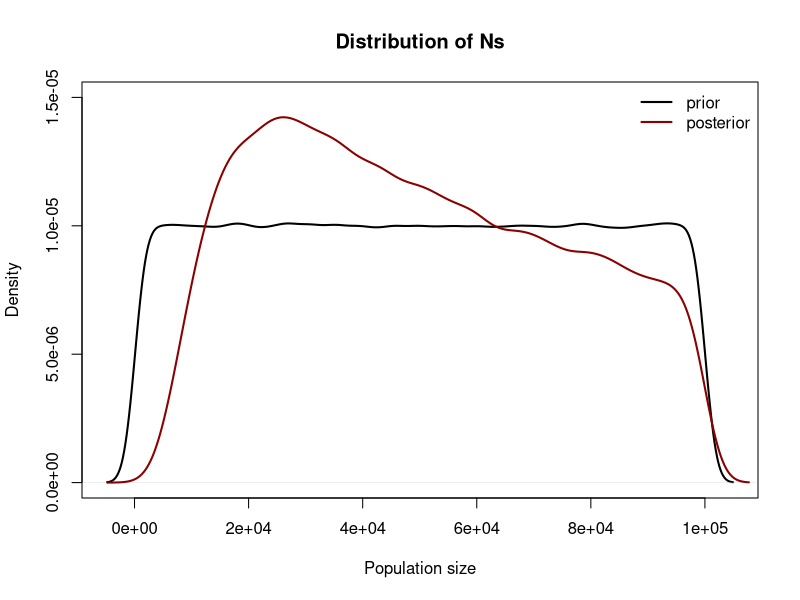
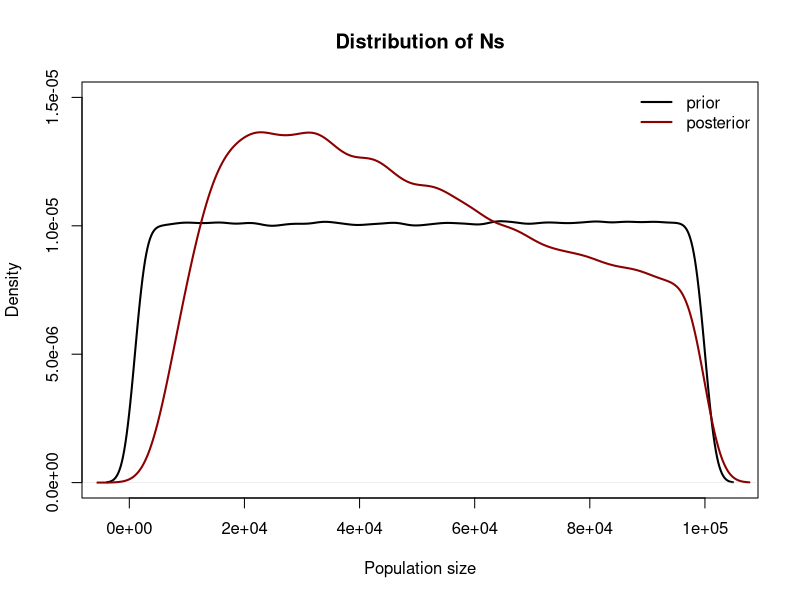
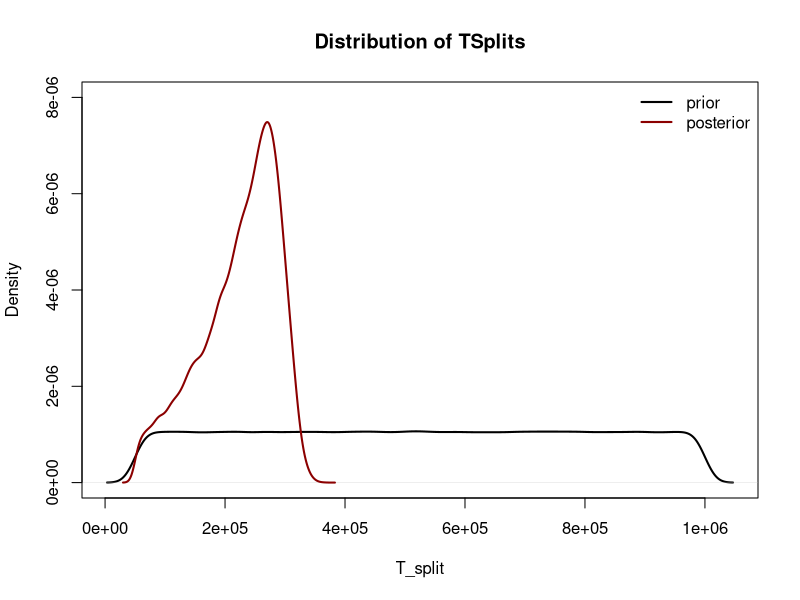
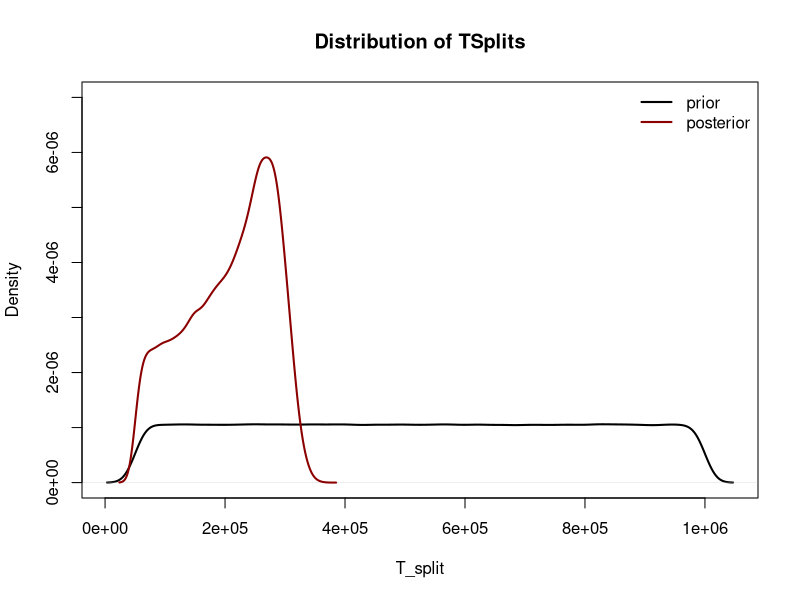
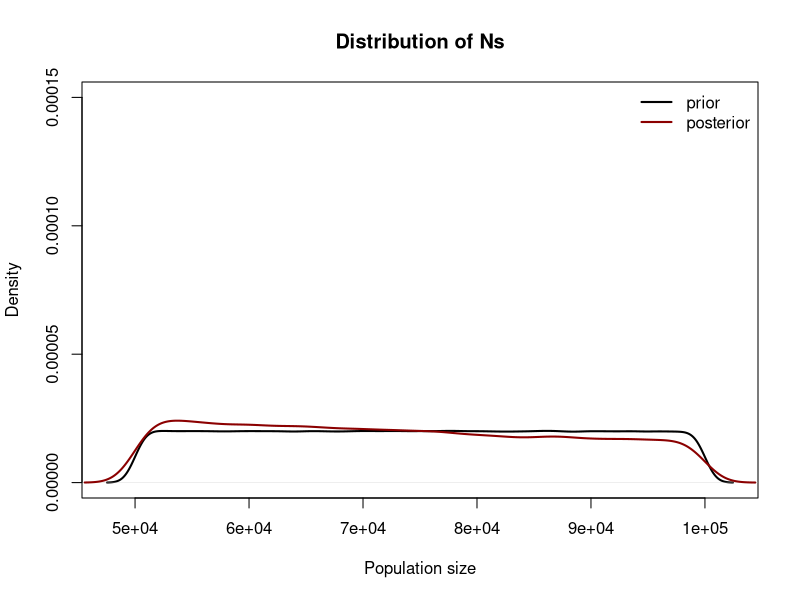
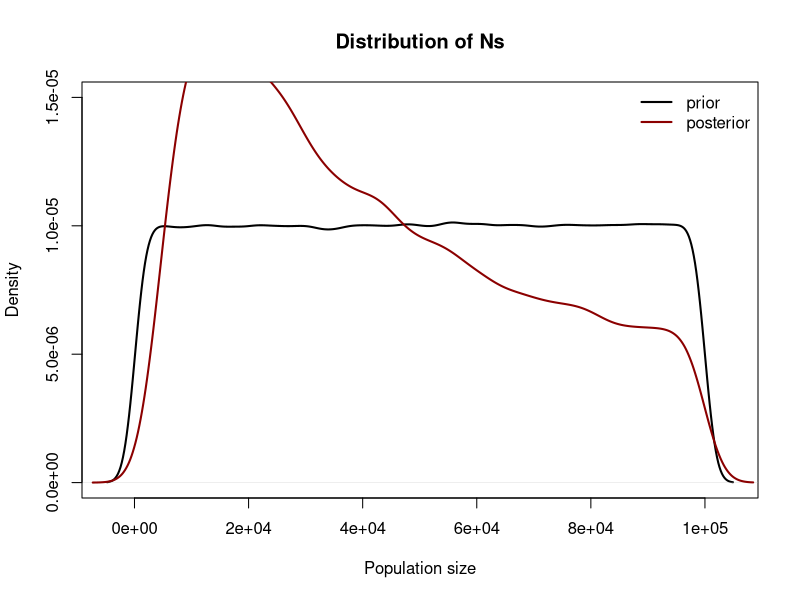
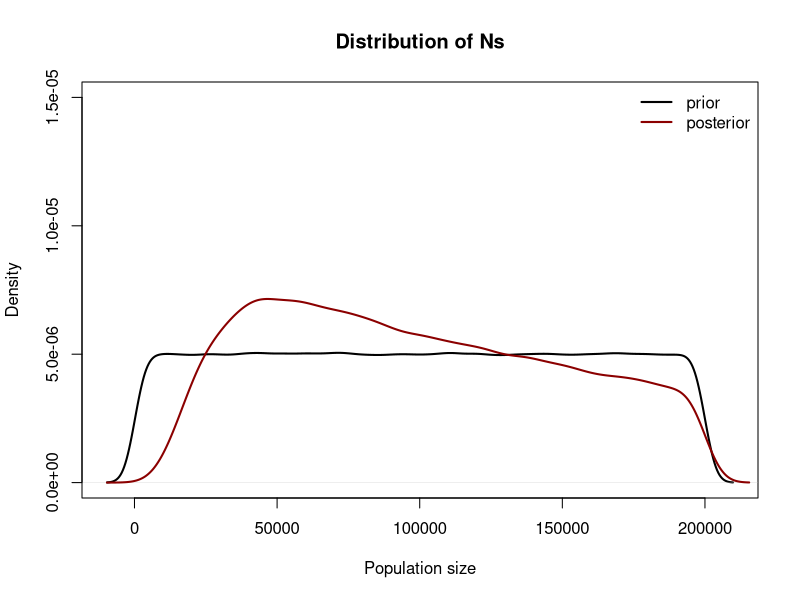

The R source for these figures, in order:
## ---- chunk 1
# Draw Ns from distribution --------
reps <- 1e6
min = 100; max = 100000
N <- runif(reps, min, max)
# Mean should be min+max/2
(min+max)/2; mean(N)
## ---- chunk 2
# Generate coalescent times ---------
rates <- 1/(N) # Only 1 Y chromosome in males...
coal_times <- rexp(reps, rates)
# Mean should be the same as mean(N)
mean(coal_times)
## ---- chunk 3
# Generate SNPs -----------
mu <- 1e-8
bps <- 100000
net_mutation_rates <- 2*mu*bps*coal_times
num_snps <- rpois(reps, net_mutation_rates)
# Mean should be approx 2Nu
mean(2*(N)*mu*bps); mean(num_snps)
## ---- chunk 4
lineages <- cbind(N, coal_times, num_snps)

# Subset to the draws of N that gave rise to 45-55 SNPs
accept <- subset(lineages, lineages[,3] < 56 & lineages[,3] > 44)

# Make sure it worked
min(accept[,3]); max(accept[,3])

# Proportion of samples we keep 
nrow(accept)/reps
## ---- chunk 5
# Plot
plot(density(N), lwd = 2, ylim = c(0, 0.000015), main = "Distribution of Ns", xlab = "Population size")
lines(density(accept[,1]), col = "darkred", lwd = 2)
legend("topright", lty = 1, col = c("black", "darkred"), legend = c("prior", "posterior"), 
       bty = "n", lwd = 2)
## ---- chunk 6
# Metrics on accepted Ns
mean <- mean(accept[,1]); mean
med <- median(accept[,1]); med
quantile(accept[,1], c(0.025, 0.975))
## ---- chunk 7
# a) Draw Ns from distribution --------
reps <- 1e6
min = 1000; max = 100000
N <- runif(reps, min, max)
# Mean should be min+max/2
print("Expected and real Mean N");(min+max)/2; mean(N)

# b) Generate coalescent times ---------
rates <- 1/(N) # Only 1 Y chromosome in males...
coal_times <- rexp(reps, rates)
# Mean should be the same as mean(N)
print("Mean coal time"); mean(coal_times)

# c) Generate SNPs -----------
mu <- 1e-8
bps <- 100000
net_mutation_rates <- 2*mu*bps*coal_times
num_snps <- rpois(reps, net_mutation_rates)
# Mean should be approx 2Nu
print("Expected and real mean Num SNPs");mean(2*(N)*mu*bps); mean(num_snps)
lineages <- cbind(N, coal_times, num_snps)

# d) Subset to the draws of N that gave rise to 45-55 SNPs
accept <- subset(lineages, lineages[,3] < 56 & lineages[,3] > 44)

# Make sure it worked
print("Min and Max SNPs in accepts");min(accept[,3]); max(accept[,3])

# Proportion of samples we keep 
print("Proportion of samples accepted");nrow(accept)/reps


# Plot density of prior and posterior distributions
plot(density(N), lwd = 2, ylim = c(0, 0.000015), main = "Distribution of Ns", xlab = "Population size")
lines(density(accept[,1]), col = "darkred", lwd = 2)
legend("topright", lty = 1, col = c("black", "darkred"), legend = c("prior", "posterior"), 
       bty = "n", lwd = 2)

# Metrics on accepted Ns
print("Mean value of accept"); mean <- mean(accept[,1]); mean
print("Median value of accept"); med <- median(accept[,1]); med
print("95 CI of median"); quantile(accept[,1], c(0.025, 0.975))
## ---- chunk 8
reps <- 1e6
min <- 50000
max <- 1000000
t_splits <- runif(reps, min, max)
## ---- chunk 9
N_anc <- 100000
rate <- 1/(N_anc) # Only 1 Y chromosome in males...
coal_times_pre_split <- rexp(reps, rate)

length(coal_times_pre_split) == length(t_splits)

net_coal_times <- coal_times_pre_split + t_splits
## ---- chunk 10
mu <- 1e-8
bps <- 100000
net_mutation_rates <- 2*mu*net_coal_times*bps
num_snps <- rpois(reps, net_mutation_rates)

lineages <- cbind(t_splits, net_coal_times, num_snps)

# Sanity check: confirm that all net_coal_times - t_splits == coal_times_pre_split
ttt <- round(lineages[,2]-lineages[,1])
all(ttt == round(coal_times_pre_split))
rm(ttt)
## ---- chunk 11
# Subset to lineages that have between 550 and 650 SNPs
accepts <- subset(lineages, lineages[,3] > 549 & lineages[,3] < 651)
## ---- chunk 12
plot(density(lineages[,1]), ylim = c(0, 0.000008), lwd = 2, xlab = "T_split", 
     main = "Distribution of TSplits")
lines(density(accepts[,1]), lwd = 2, col = "darkred")
legend("topright", lty = 1, col = c("black", "darkred"), legend = c("prior", "posterior"), 
       bty = "n", lwd = 2)
## ---- chunk 13
mean(accepts[,1])
median(accepts[,1])
## ---- chunk 14
quantile(accepts[,1], probs = c(0.025, 0.975))
## ---- chunk 15
reps <- 1e6
min <- 50000
max <- 1000000
t_splits <- runif(reps, min, max)

N_anc <- runif(reps, min = 1000, max = 1000000) # This is different
rates <- 1/(N_anc) # Only 1 Y chromosome in males...
coal_times_pre_split <- rexp(reps, rates)

length(coal_times_pre_split) == length(t_splits)

coal_times <- coal_times_pre_split + t_splits

mu <- 1e-8
bps <- 100000
net_mutation_rates <- 2*mu*coal_times*bps
num_snps <- rpois(reps, net_mutation_rates)

lineages <- cbind(t_splits, coal_times, num_snps)
accepts <- subset(lineages, lineages[,3] > 549 & lineages[,3] < 651)
# Sanity checz
ttt <- round(lineages[,2]-lineages[,1])
all(ttt == round(coal_times_pre_split))
rm(ttt)

plot(density(lineages[,1]), ylim = c(0, 0.000007), lwd = 2, xlab = "T_split", 
     main = "Distribution of TSplits")
lines(density(accepts[,1]), lwd = 2, col = "darkred")
legend("topright", lty = 1, col = c("black", "darkred"), legend = c("prior", "posterior"), 
       bty = "n", lwd = 2)

mean(accepts[,1])
median(accepts[,1])
quantile(accepts[,1], probs = c(0.025, 0.975))
## ---- chunk 16
# Draw Ns from distribution --------
reps <- 1e6
min = 50000; max = 100000
N <- runif(reps, min, max)
# Mean should be min+max/2
print("Expected and real Mean N");(min+max)/2; mean(N)
# Generate coalescent times ---------
rates <- 1/(N) # Only 1 Y chromosome in males...
coal_times <- rexp(reps, rates)
# Mean should be the same as mean(N)
print("Mean coal time"); mean(coal_times)
# Generate SNPs -----------
mu <- 1e-8
bps <- 100000
net_mutation_rates <- 2*mu*bps*coal_times
num_snps <- rpois(reps, net_mutation_rates)
# Mean should be approx 2Nu
print("Expected and real mean Num SNPs");mean(2*(N)*mu*bps); mean(num_snps)
lineages <- cbind(N, coal_times, num_snps)

# Subset to the draws of N that gave rise to 45-55 SNPs
accept <- subset(lineages, lineages[,3] < 56 & lineages[,3] > 44)

# Make sure it worked
print("Min and Max SNPs in accepts");min(accept[,3]); max(accept[,3])

# Proportion of samples we keep 
print("Proportion of samples accepted");nrow(accept)/reps

# Plot
plot(density(N), lwd = 2, ylim = c(0, 0.00015), main = "Distribution of Ns", xlab = "Population size")
lines(density(accept[,1]), col = "darkred", lwd = 2)
legend("topright", lty = 1, col = c("black", "darkred"), legend = c("prior", "posterior"), 
       bty = "n", lwd = 2)

# Metrics on accepted Ns
print("Mean value of accept"); mean <- mean(accept[,1]); mean
print("Median value of accept"); med <- median(accept[,1]); med
print("95 CI of median"); quantile(accept[,1], c(0.025, 0.975))
## ---- chunk 17
# Draw Ns from distribution --------
reps <- 1e6
min = 100; max = 100000
N <- runif(reps, min, max)
# Mean should be min+max/2
print("Expected and real Mean N");(min+max)/2; mean(N)
# Generate coalescent times ---------
rates <- 1/(N) # Only 1 Y chromosome in males...
coal_times <- rexp(reps, rates)
# Mean should be the same as mean(N)
print("Mean coal time"); mean(coal_times)
# Generate SNPs -----------
mu <- 1e-8
bps <- 200000
net_mutation_rates <- 2*mu*bps*coal_times
num_snps <- rpois(reps, net_mutation_rates)
# Mean should be approx 2Nu
print("Expected and real mean Num SNPs");mean(2*(N)*mu*bps); mean(num_snps)
lineages <- cbind(N, coal_times, num_snps)

# Subset to the draws of N that gave rise to 45-55 SNPs
accept <- subset(lineages, lineages[,3] < 56 & lineages[,3] > 44)

# Make sure it worked
print("Min and Max SNPs in accepts");min(accept[,3]); max(accept[,3])

# Proportion of samples we keep 
print("Proportion of samples accepted");nrow(accept)/reps

# Plot
plot(density(N), lwd = 2, ylim = c(0, 0.000015), main = "Distribution of Ns", xlab = "Population size")
lines(density(accept[,1]), col = "darkred", lwd = 2)
legend("topright", lty = 1, col = c("black", "darkred"), legend = c("prior", "posterior"), 
       bty = "n", lwd = 2)

# Metrics on accepted Ns
print("Mean value of accept"); mean <- mean(accept[,1]); mean
print("Median value of accept"); med <- median(accept[,1]); med
print("95 CI of median"); quantile(accept[,1], c(0.025, 0.975))
## ---- chunk 18
# Draw Ns from distribution --------
reps <- 1e6
min = 100; max = 100000
N <- 2*runif(reps, min, max)
# Mean should be min+max/2
print("Expected and real Mean N");(min+max); mean(N)
# Generate coalescent times ---------
rates <- 1/(N)
coal_times <- rexp(reps, rates)
# Mean should be the same as mean(N)
print("Mean coal time"); mean(coal_times)
# Generate SNPs -----------
mu <- 1e-8
bps <- 100000
net_mutation_rates <- 2*mu*bps*coal_times
num_snps <- rpois(reps, net_mutation_rates)
# Mean should be approx 2Nu
print("Expected and real mean Num SNPs");mean(2*(N)*mu*bps); mean(num_snps)
lineages <- cbind(N, coal_times, num_snps)

# Subset to the draws of N that gave rise to 45-55 SNPs
accept <- subset(lineages, lineages[,3] > 89 & lineages[,3] < 111)

# Make sure it worked
print("Min and Max SNPs in accepts");min(accept[,3]); max(accept[,3])

# Proportion of samples we keep 
print("Proportion of samples accepted");nrow(accept)/reps

# Plot
plot(density(N), lwd = 2, ylim = c(0, 0.000015), main = "Distribution of Ns", xlab = "Population size")
lines(density(accept[,1]), col = "darkred", lwd = 2)
legend("topright", lty = 1, col = c("black", "darkred"), legend = c("prior", "posterior"), 
       bty = "n", lwd = 2)

# Metrics on accepted Ns
print("Mean value of accept"); mean <- mean(accept[,1]); mean
print("Median value of accept"); med <- median(accept[,1]); med
print("95 CI of median"); quantile(accept[,1], c(0.025, 0.975))
